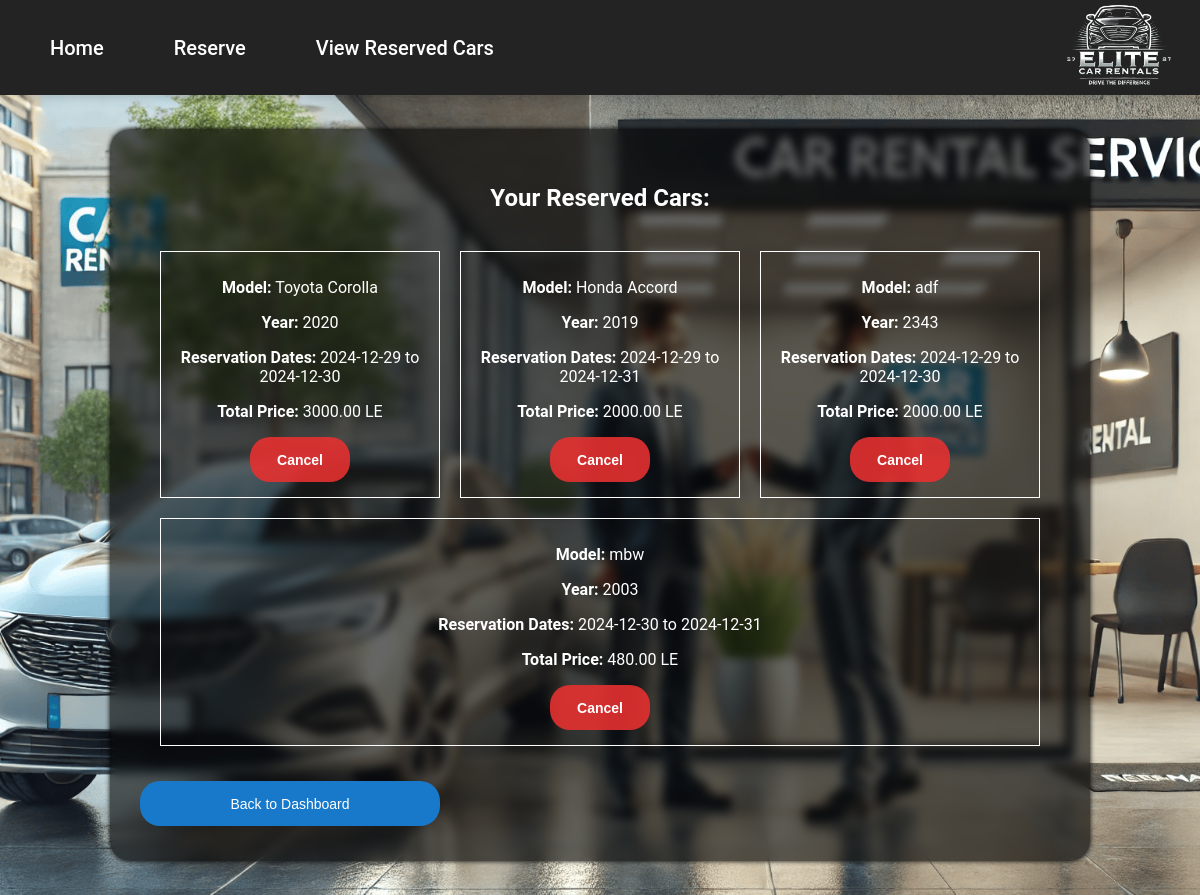
/view_reserved.php (signed in), run on the app's committed database.
### tables this page shows
CREATE TABLE `reservations` (
  `reservation_id` int(11) NOT NULL,
  `customer_id` int(11) DEFAULT NULL,
  `car_id` int(11) DEFAULT NULL,
  `reservation_status` enum('rented','upcoming') NOT NULL,
  `office_id` int(11) DEFAULT NULL,
  `start_date` date DEFAULT NULL,
  `end_date` date DEFAULT NULL,
  `total_price` decimal(10,2) DEFAULT NULL
);

CREATE TABLE `cars` (
  `car_id` int(11) NOT NULL,
  `model` varchar(255) NOT NULL,
  `year` int(11) NOT NULL,
  `status` enum('active','out of service','rented') NOT NULL,
  `office_id` int(11) DEFAULT NULL,
  `price_per_day` decimal(10,2) NOT NULL,
  `plate_id` varchar(10) NOT NULL,
  `image` varchar(200) NOT NULL
);

### view_reserved.php (the view, shortened to what this page needs)
<?php
require_once 'db_connect.php';
$user_id = $_SESSION['customer_id'];
$query = "SELECT r.reservation_id, c.model, c.year, r.start_date, r.end_date, r.total_price
          FROM Reservations r
          JOIN Cars c ON r.car_id = c.car_id
          WHERE r.customer_id = ? AND r.reservation_status = 'rented' OR r.reservation_status = 'upcoming'";
$stmt = $conn->prepare($query);
$stmt->bind_param("i", $user_id);
$stmt->execute();
$result = $stmt->get_result();
$reserved_cars = [];
while ($row = $result->fetch_assoc()) {
    $reserved_cars[] = $row;
}
?>
<!DOCTYPE html>
<html lang="en">
<head>
    <link rel="stylesheet" href="style.css">
</head>
<body>
    <nav class="navbar">
        <ul>
            <li><a href="user_home.php">Home</a></li>
            <li><a href="reserve.php">Reserve</a></li>
            <li><a href="view_reserved.php">View Reserved Cars</a></li>
        </ul>
        <div class="logo">
            <a href="user_home.php"><img src="images/logo.png" alt="Logo"></a>
        </div>
    </nav>
    <div class="hero">
        <div class="login">
            <h2>Your Reserved Cars:</h2>
            <div class="reservation-container">
            <?php if (!empty($reserved_cars)): ?>
                <?php foreach ($reserved_cars as $car): ?>
                    <div class="reservation">
                        <p><strong>Model:</strong> <?php echo htmlspecialchars($car['model']); ?></p>
                        <p><strong>Year:</strong> <?php echo htmlspecialchars($car['year']); ?></p>
                        <p><strong>Reservation Dates:</strong> <?php echo htmlspecialchars($car['start_date']); ?> to <?php echo htmlspecialchars($car['end_date']); ?></p>
                        <p><strong>Total Price:</strong> <?php echo htmlspecialchars($car['total_price']); ?> LE</p>
                        <form action="cancel_reservation.php" method="POST">
                            <button type="submit" class="btn cancel">Cancel</button>
                        </form>
                    </div>
            <?php endforeach; ?>
                <?php else: ?>
                    <p>You have not reserved any cars yet.</p>
                <?php endif; ?>
            </div>
            <button class="btn" onclick="window.location.href='user_home.php';">Back to Dashboard</button>
        </div>
    </div>
</body>
</html>

### style.css (style rules this page uses)
:root { direction: ltr; position: relative; font-family: Roboto, Arial; font-weight: 400; }
* { transition: all 0.3s; }
body { margin: 0; padding: 0; color: white; overflow-x: hidden; }
a { text-decoration: none; color: white; }
.navbar { display: flex; justify-content: space-between; align-items: center; background-color: rgb(35, 35, 35); max-width: 100%; height: 75px; padding: 10px; box-shadow: 1px 1px 12px rgba(0, 0, 0, .2); position: sticky; top: 0; right: 0; z-index: 999; }
.navbar ul { display: flex; gap: 20px; list-style: none; }
.navbar li { margin-right: 50px; font-weight: 500; font-size: 20px; }
.logo img { height: 140px; }
.hero { background-image: url("images/car.png"); background-size: cover; display: flex; align-items: center; justify-content: center; height: 100vh; }
.hero .login { text-align: center; align-items: center; padding: 35px 30px; background-color: rgba(0, 0, 0,.6); box-shadow: 0px 0px 5px rgba(0, 0, 0, 1); border-radius: 20px; backdrop-filter: blur(5px); }
.btn { font-size: 14px; background-color: #1879CA; color: white; transition: all 0.3s; cursor: pointer; display: block; padding: 2px 20px; height: 45px; width: 300px; outline: none; border: none; border-radius: 20px; box-sizing: border-box; margin-top: 15px; border :1px solid transparent; }
.hero .login .reservation-container .reservation button { width: 100px; margin: 5px auto; border: none; background-color: rgba(229, 48, 48, 0.9); color: white ; font-weight: bold; cursor: pointer; }

### view_reserved.php (style rules this page uses)
.reservation-container { padding: 10px; margin-bottom: 10px; display:flex; width:900px; flex-wrap:wrap; }
.reservation { flex : 1 1 25%; border:1px solid white; margin:10px; padding:10px 0; }

### data on the page
reservations: car.model "Toyota Corolla", car.year "2020", start_date "2024-12-29", end_date "2024-12-30", total_price "3000.00"
reservations: car.model "Honda Accord", car.year "2019", start_date "2024-12-29", end_date "2024-12-31", total_price "2000.00"
reservations: car.model "adf", car.year "2343", start_date "2024-12-29", end_date "2024-12-30", total_price "2000.00"
reservations: car.model "mbw", car.year "2003", start_date "2024-12-30", end_date "2024-12-31", total_price "480.00"
